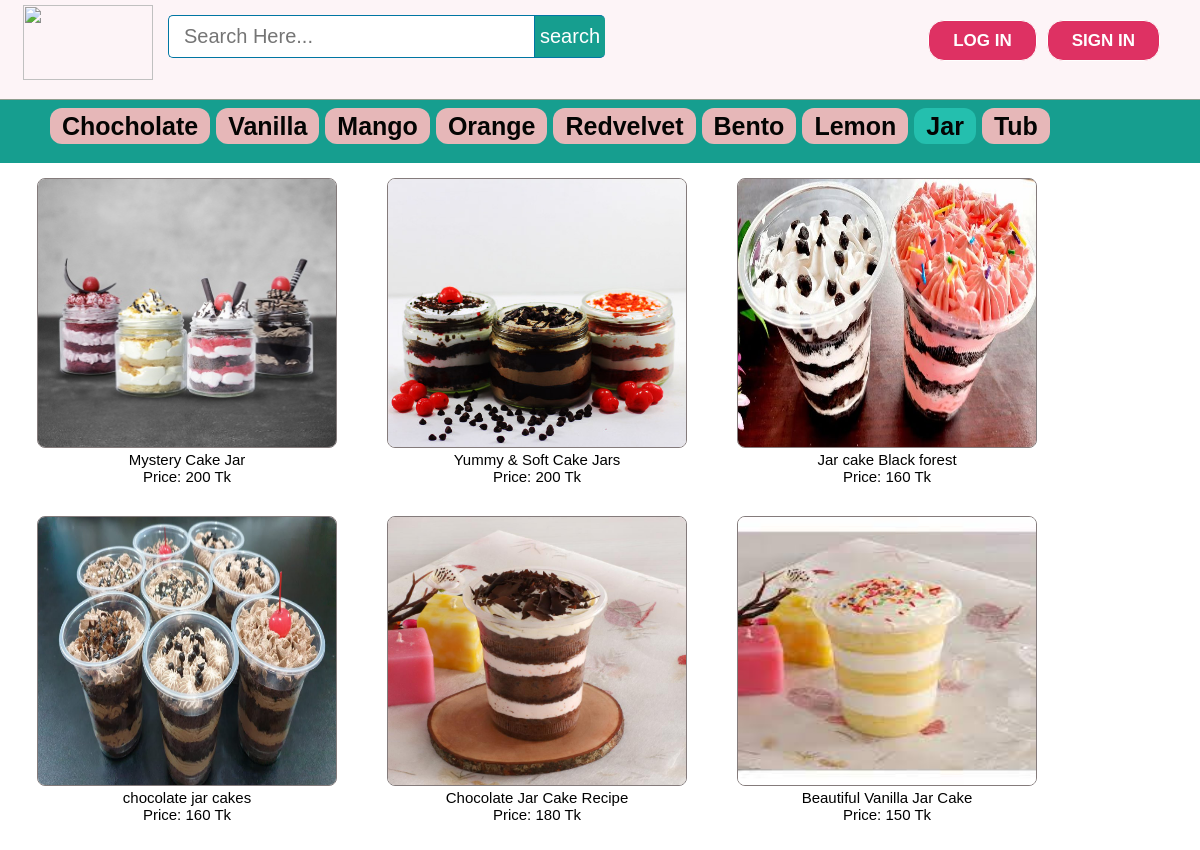
The page /OurProducts/jar.php on the database its author committed.
### tables this page shows
CREATE TABLE `products` (
  `id` int(11) NOT NULL,
  `pName` varchar(100) NOT NULL,
  `price` int(11) NOT NULL,
  `piece` int(11) NOT NULL,
  `description` text NOT NULL,
  `available` int(11) NOT NULL,
  `item` varchar(100) NOT NULL,
  `pCode` varchar(20) NOT NULL,
  `picture` text NOT NULL
);

### OurProducts/jar.php (the view, shortened to what this page needs)
<?php include ( "../inc/connect.inc.php" ); ?>
<!DOCTYPE html>
<html>
<head>
	<link rel="stylesheet" type="text/css" href="../css/style.css">
</head>
<body>
	<?php include ( "../inc/mainheader.inc.php" ); ?>
	<div class="categolis">
		<table>
			<tr>
				<th>
					<a href="chocholate.php" style="text-decoration: none;color: #040403;padding: 4px 12px;background-color: #e6b7b8;border-radius: 12px;">Chocholate</a>
				</th>
				<th><a href="vanilla.php" style="text-decoration: none;color: #040403;padding: 4px 12px;background-color: #e6b7b8;border-radius: 12px;">Vanilla</a></th>
				<th><a href="mango.php" style="text-decoration: none;color: #040403;padding: 4px 12px;background-color: #e6b7b8;border-radius: 12px;">Mango</a></th>
				<th><a href="orange.php" style="text-decoration: none;color: #040403;padding: 4px 12px;background-color: #e6b7b8;border-radius: 12px;">Orange</a></th>
				<th><a href="redVelvet.php" style="text-decoration: none;color: #040403;padding: 4px 12px;background-color: #e6b7b8;border-radius: 12px;">Redvelvet</a></th>
				<th><a href="bento.php" style="text-decoration: none;color: #040403;padding: 4px 12px;background-color: #e6b7b8;border-radius: 12px;">Bento</a></th>
				<th><a href="lemon.php" style="text-decoration: none;color: #040403;padding: 4px 12px;background-color: #e6b7b8;border-radius: 12px;">Lemon</a></th>
				<th><a href="jar.php" style="text-decoration: none;color: #040403;padding: 4px 12px;background-color: #24bfae;border-radius: 12px;">Jar</a></th>
				<th><a href="tub.php" style="text-decoration: none;color: #040403;padding: 4px 12px;background-color: #e6b7b8;border-radius: 12px;">Tub</a></th>
			</tr>
		</table>
	</div>
	<div style="padding: 15px 0px; font-size: 15px; margin: 0 auto; display: table; width: 98%;">
		<div>
		<?php
			$getposts = mysqli_query($con, "SELECT * FROM products WHERE available >='1' AND item ='jar'  ORDER BY id DESC LIMIT 10") or die(mysqlI_error($con));
					if (mysqli_num_rows($getposts)) {
					echo '<ul id="recs">';
					while ($row = mysqli_fetch_assoc($getposts)) {
						$id = $row['id'];
						$pName = $row['pName'];
						$price = $row['price'];
						$picture = $row['picture'];
						echo '
							<ul style="float: left;">
								<li style="float: left; padding: 0px 25px 25px 25px;">
									<div class="home-prodlist-img"><a href="view_product.php?pid='.$id.'">
										<img src="../image/product/jar/'.$picture.'" class="home-prodlist-imgi">
										</a>
										<div style="text-align: center; padding: 0 0 6px 0;"> <span style="font-size: 15px;">'.$pName.'</span><br> Price: '.$price.' Tk</div>
									</div>
								</li>
							</ul>
						';
						}
				}
		?>
		</div>
	</div>
</body>
</html>

### css/style.css (style rules this page uses)
html, body, div, span, applet, object, iframe, h1, h2, h3, h4, h5, h6, p, blockquote, pre, a, abbr, acronym, address, big, cite, code, del, dfn, em, img, ins, kbd, q, s, samp, small, strike, strong, sub, sup, tt, var, b, u, i, center, dl, dt, dd, ol, ul, li, fieldset, form, label, legend, table, caption, tbody, tfoot, thead, tr, th, td, article, aside, canvas, details, embed, figure, figcaption, footer, header, hgroup, menu, nav, output, ruby, section, summary, time, mark, audio, video { margin: 0; padding: 0; border: 0; font: inherit; vertical-align: baseline; box-sizing: border-box; }
body { line-height: normal; }
ol, ul { list-style: none; }
table { border-collapse: collapse; border-spacing: 0; }
* { margin: 0px; padding: 0px; }
body, button, input, label, select, td, textarea { font-family: Arial, Helvetica, tahoma,verdana,arial,sans-serif; font-size: 12px; }
body { width: 100%; position: relative; background-color: #ffffff; min-width: 1080px; }
.home-prodlist-imgi { height: 270px; width: 300px; padding: 0px; border: 1px solid #847b7b; border-radius: 8px; }
.categolis { line-height: 1.3; font-weight: bold; color: #fff; padding: 110px 0px 20px 50px; background-color: #169e8f; text-align: center; font-size: 25px; }
.categolis table tbody tr th { padding: 0px 6px 0px 0px; }

### rows shown on the page
products: picture (picture), pName "Mystery Cake Jar", price "200"
products: picture (picture), pName "Yummy & Soft Cake Jars", price "200"
products: picture (picture), pName "Jar cake Black forest", price "160"
products: picture (picture), pName "chocolate jar cakes", price "160"
products: picture (picture), pName "Chocolate Jar Cake Recipe", price "180"
products: picture (picture), pName "Beautiful Vanilla Jar Cake", price "150"
